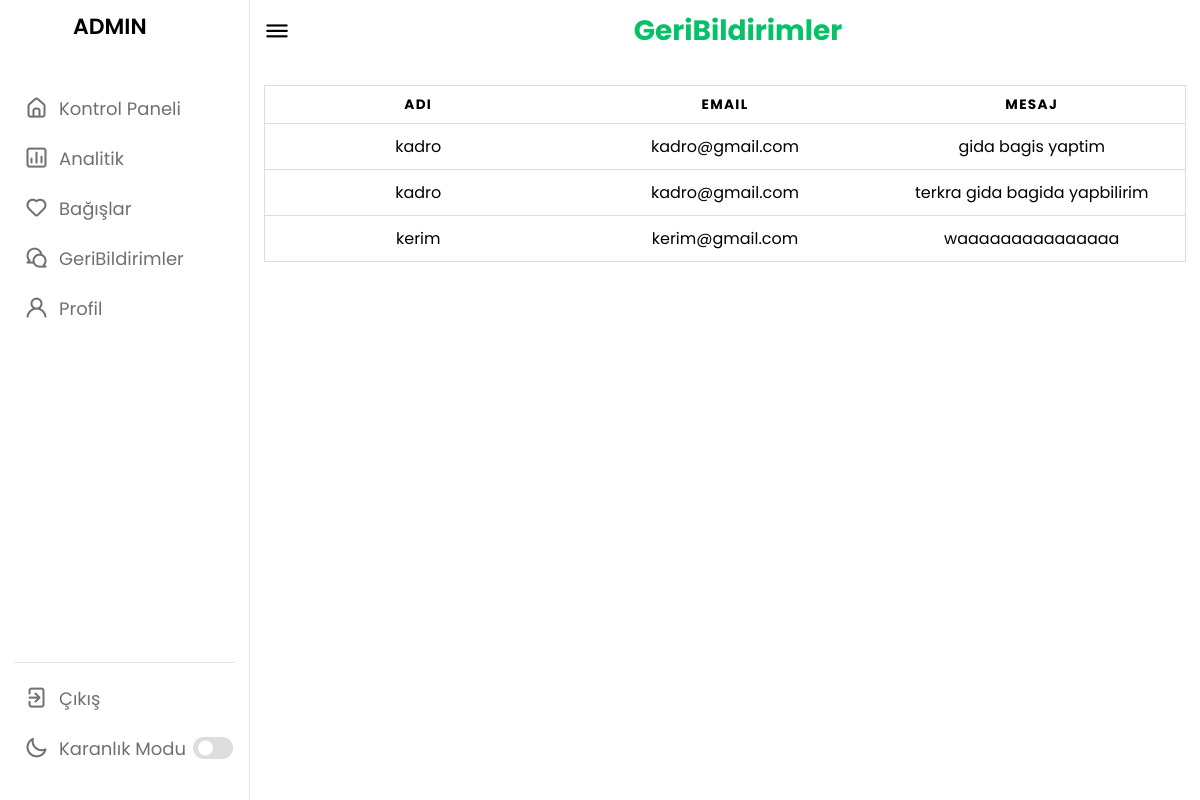
Screenshot of /admin/feedback.php (signed in) with the database file from the repository.
### tables this page shows
CREATE TABLE `fedback` (
  `id` int(11) NOT NULL,
  `first_name` varchar(50) NOT NULL,
  `email` varchar(50) NOT NULL,
  `message` text NOT NULL
);

### admin/feedback.php (the view, shortened to what this page needs)
<!DOCTYPE html>
<html lang="en">
<head>
    <link rel="stylesheet" href="https://cdnjs.cloudflare.com/ajax/libs/font-awesome/4.7.0/css/font-awesome.min.css">
    <link rel="stylesheet" href="admin.css">
    <link rel="stylesheet" href="https://unicons.iconscout.com/release/v4.0.0/css/line.css">
<?php
 $connection=mysqli_connect("127.0.0.1","root","");
?>
</head>
<body>
    <nav>
        <div class="logo-name">
            <span class="logo_name">ADMIN</span>
        </div>
        <div class="menu-items">
            <ul class="nav-links">
                <li><a href="admin.php">
                    <i class="uil uil-estate"></i>
                    <span class="link-name">Kontrol Paneli</span>
                </a></li>
                <li><a href="analytics.php">
                    <i class="uil uil-chart"></i>
                    <span class="link-name">Analitik</span>
                </a></li>
                <li><a href="donate.php">
                    <i class="uil uil-heart"></i>
                    <span class="link-name">Bağışlar</span>
                </a></li>
                <li><a href="#">
                    <i class="uil uil-comments"></i>
                    <span class="link-name">GeriBildirimler</span>
                </a></li>
                <li><a href="adminprofile.php">
                    <i class="uil uil-user"></i>
                    <span class="link-name">Profil</span>
                </a></li>
            </ul>
            <ul class="logout-mode">
                <li><a href="../logout.php">
                    <i class="uil uil-signout"></i>
                    <span class="link-name">Çıkış</span>
                </a></li>
                <li class="mode">
                    <a href="#">
                        <i class="uil uil-moon"></i>
                    <span class="link-name">Karanlık Modu</span>
                </a>
                <div class="mode-toggle">
                  <span class="switch"></span>
                </div>
            </li>
            </ul>
        </div>
    </nav>
    <section class="dashboard">
        <div class="top">
            <i class="uil uil-bars sidebar-toggle"></i>
            <p  class ="logo" ><b style="color: #06C167; ">GeriBildirimler</b></p>
        </div>
       <br>
       <br>
       <br>
            <div class="activity">
                <div class="table-container">
         <div class="table-wrapper">
        <table class="table">
        <thead>
        <tr>
            <th>Adi</th>
            <th>email</th>
            <th>Mesaj</th>
        </tr>
        </thead>
       <tbody>
         <?php
        $query="select * from fedback ";
        $result=mysqli_query($connection, $query);
        if($result==true){
            while($row=mysqli_fetch_assoc($result)){
                echo "<tr><td data-label=\"name\">".$row['first_name']."</td><td data-label=\"email\">".$row['email']."</td><td data-label=\"message\">".$row['message']."</td></tr>";
             }
          }
       ?>
        </tbody>
    </table>
         </div>
                </div>
        </div>
    </section>
</body>
</html>

### admin/admin.css (style rules this page uses)
* { margin: 0; padding: 0; box-sizing: border-box; font-family: 'Poppins', sans-serif; }
:root { --primary-color: #0E4BF1; --panel-color: #FFF; --text-color: #000; --black-light-color: #707070; --border-color: #e6e5e5; --toggle-color: #DDD; --box1-color: #4DA3FF; --box2-color: #FFE6AC; --box3-color: #E7D1FC; --title-icon-color: #fff; --tran-05: all 0.5s ease; --tran-03: all 0.3s ease; --tran-03: all 0.2s ease; }
body { min-height: 100vh; background-color: var(--primary-color); }
nav { position: fixed; top: 0; left: 0; height: 100%; width: 250px; padding: 10px 14px; background-color: var(--panel-color); border-right: 1px solid var(--border-color); transition: var(--tran-05); }
nav .logo-name { display: flex; align-items: center; }
nav .logo-name .logo_name { font-size: 22px; font-weight: 600; color: var(--text-color); margin-left: 14px; transition: var(--tran-05); }
nav .menu-items { margin-top: 40px; height: calc(100% - 90px); display: flex; flex-direction: column; justify-content: space-between; }
.menu-items li { list-style: none; }
.menu-items li a { display: flex; align-items: center; height: 50px; text-decoration: none; position: relative; }
.menu-items li a i { font-size: 24px; min-width: 45px; height: 100%; display: flex; align-items: center; justify-content: center; color: var(--black-light-color); }
.menu-items li a .link-name { font-size: 18px; font-weight: 400; color: var(--black-light-color); transition: var(--tran-05); }
.menu-items .logout-mode { padding-top: 10px; border-top: 1px solid var(--border-color); }
.menu-items .mode { display: flex; align-items: center; white-space: nowrap; }
.menu-items .mode-toggle { position: absolute; right: 14px; height: 50px; min-width: 45px; display: flex; align-items: center; justify-content: center; cursor: pointer; }
.mode-toggle .switch { position: relative; display: inline-block; height: 22px; width: 40px; border-radius: 25px; background-color: var(--toggle-color); }
.switch:before { content: ""; position: absolute; left: 5px; top: 50%; transform: translateY(-50%); height: 15px; width: 15px; background-color: var(--panel-color); border-radius: 50%; transition: var(--tran-03); }
.dashboard { position: relative; left: 250px; background-color: var(--panel-color); min-height: 100vh; width: calc(100% - 250px); padding: 10px 14px; transition: var(--tran-05); }
.dashboard .top { position: fixed; top: 0; left: 250px; display: flex; width: calc(100% - 250px); justify-content: space-between; align-items: center; padding: 10px 14px; background-color: var(--panel-color); transition: var(--tran-05); z-index: 10; }
.dashboard .top .sidebar-toggle { font-size: 26px; color: var(--text-color); cursor: pointer; }
.logo { font-size: 28px; text-align: center; color:var(--text-color) ; }
table { border: 1px solid #ccc; border-collapse: collapse; margin: 0; padding: 0; width: 100%; table-layout: fixed; }
table tr { background-color: var(--panel-color); border: 1px solid #ddd; padding: .35em; color: var(--text-color); }
table th, table td { padding: .625em; text-align: center; }
table th { font-size: .85em; letter-spacing: .1em; text-transform: uppercase; }

### rows the page displays
fedback: first_name "kadro", email "kadro@gmail.com", message "gida bagis yaptim"
fedback: first_name "kadro", email "kadro@gmail.com", message "terkra gida bagida yapbilirim"
fedback: first_name "kerim", email "kerim@gmail.com", message "waaaaaaaaaaaaaaa"
